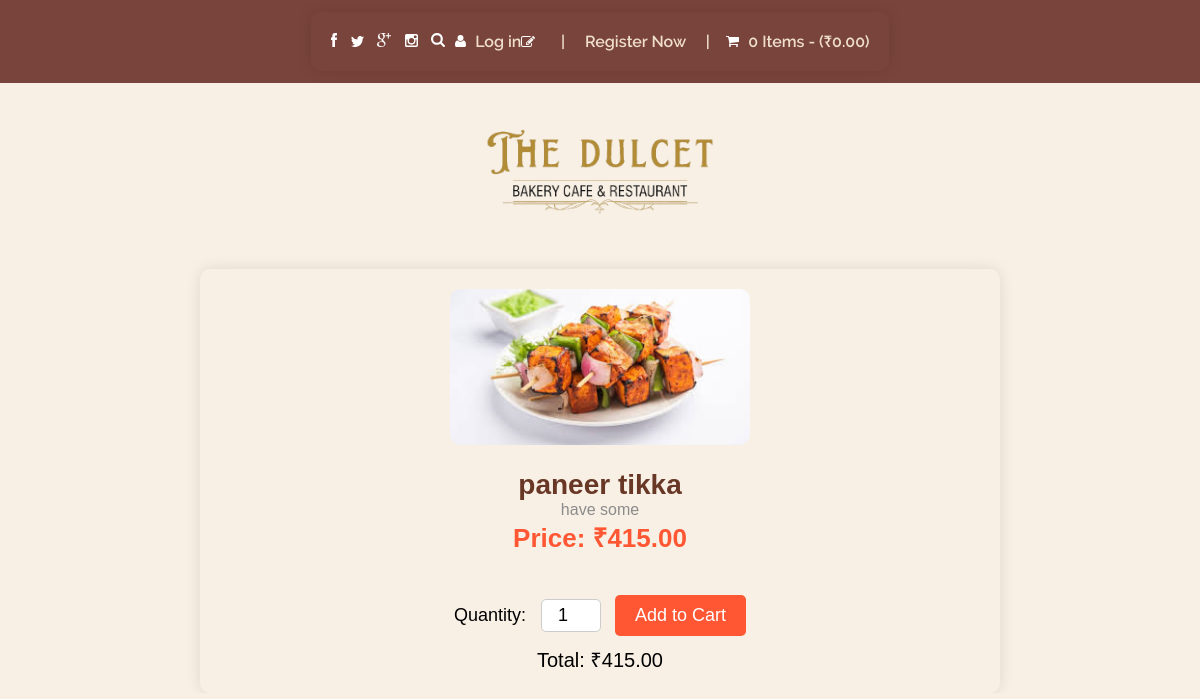
The app's page /about/dish/3/ with its own data.
### order/models.py (models this page shows, shortened)
class Dish(models.Model):
    menu = models.ForeignKey(Menu, related_name='dishes', on_delete=models.CASCADE)
    name = models.CharField(max_length=100)
    description = models.TextField()
    price = models.DecimalField(max_digits=6, decimal_places=2)
    is_available = models.BooleanField(default=True)
    image = models.ImageField(upload_to='dishes/',  default='dishes/noodles.png',  blank=True, null=True)

### order/views.py (the view, shortened to what this page needs)
# urls.py: path('about/dish/<int:dish_id>/', views.about_dish, name='about_dish'),
def about_dish(request, dish_id):
    dish = get_object_or_404(Dish, id=dish_id)
    if request.user.is_authenticated:
        cart, created = Cart.objects.get_or_create(user=request.user)
    else:
        cart = request.session.get('cart', {})
    context = {
        'dish': dish,
    }
    return render(request, 'about.html', context)

### templates/about.html (shortened to what this page needs)
{% load static %}
<!DOCTYPE html>
<html lang="en">
<head>
    <link rel="stylesheet" href="{% static 'css/dish.css' %}">
</head>
<body>
    <div class="site-content">
        <header class="topbar" style="width: 100%">
            <div class="container flex justify-between items-center" style="width: fit-content;">
                <div class="icons">
                    <a href="#"><img src="./icons/facebook.svg" alt=""></a>
                    <a href="#"><img src="./icons/twitter.svg" alt=""></a>
                    <a href="#"><img src="./icons/google.svg" alt=""></a>
                    <a href="#"><img src="./icons/instagram.svg" alt=""></a>
                    <a href="#"><img src="./icons/search.svg" alt=""></a>
                </div>
                <div class="auth flex items-center">
                    <div>
                        <img src="./icons/user-icon.svg" alt="">
                        {% if user.is_authenticated %}
                        <a href="/logout/">Logout</a>
                        {% else %}
                        <a href="{% url 'login'%}">Log in</a>
                        {% endif %}
                    </div>
                    <div>
                        <img src="./icons/edit.svg" alt="">
                        {% if user.is_authenticated %}
                        <span></span>
                        {% else %}
                        <span class="divider">|</span>
                        <a href="{% url 'signup'%}">Register Now</a>
                        <span class="divider">|</span>
                        {% endif %}
                    </div>
                    <div>
                        <img src="./icons/cart.svg" alt="">
                        <a href="{% url 'view_cart'%}">0 Items - (₹0.00)</a>
                    </div>
                </div>
            </div>
        </header>
    <div class="logo-container">
        <img src="{% static 'Images/name.png' %}" alt="The Dulcet Logo" class="logo-image">
    </div>
    <div class="container">
        <div class="product-image">
            <img src="{{ dish.image.url }}" alt="{{ dish.name }}">
        </div>
        <div class="product-details">
            <h1>{{ dish.name }}</h1>
            <p class="description">{{ dish.description }}</p>
            <p class="price" id="unit-price">Price: ₹{{ dish.price }}</p>
        </div>
        <form method="post" oninput="updatePrice()">
            <div class="order-section">
                <label for="quantity">Quantity:</label>
                <input type="number" name="quantity" id="quantity" value="1" min="1">
                <button type="submit">Add to Cart</button>
            </div>
            <div class="total-price">
                <p id="total-price">Total: ₹{{ dish.price }}</p>
            </div>
        </form>
    </div>
</body>
</html>

### static/css/dish.css (style rules this page uses)
body { font-family: Arial, sans-serif; margin: 0; padding: 0; background-color: #f8f3eb; }
.logo-container { text-align: center; margin-bottom: 20px; }
.logo-image { max-width: 100%; height: auto; width: 150px; }
:root { --primary:#79443b; --secondary:#232B38; --ternary:#6C6C6C; --danger:#FE4545; --pure:#EFDECD; --light:#EFDECD; --heaven:white; --footer:#79443b; }
* { padding:0; margin:0; box-sizing: border-box; }
body { -webkit-font-smoothing:antialiased; font-family: "Raleway-regular"; }
.container { width:100%; padding:o 15px; margin:0 auto; }
@media (min-width:576px) { .container { max-width:540px; } }
@media (min-width: 768px) { .container { max-width: 720px; } }
@media (min-width: 992px) { .container { max-width: 960px; } }
@media (min-width: 1200px) { .container { max-width: 1152px; } }
.site-content { width:100%; height:100%; overflow-x:auto; }
header.topbar { background:#79443b; color:var(--pure); font-family:"Raleway-semibold"; padding:0.75rem 0; }
header.topbar .auth > div a { color:var(--pure); text-decoration: none; }
header.topbar .icons a { margin-right:0.6rem; }
header.topbar .auth .divider { padding:0 1rem; }
header.topbar .auth > div img { margin-right:0.35rem; }
.flex { display:flex; }
.justify-between { justify-content: space-between; }
.items-center { align-items: center; }
header { padding-bottom: 10rem; }

### templates/about.html (style rules this page uses)
body { background-color: #F8F0E5; font-family: Arial, sans-serif; margin: 0; padding: 0; }
.container { max-width: 800px; margin: 0px auto; padding: 20px; text-align: center; border-radius: 10px; box-shadow: 0 0 15px rgba(0, 0, 0, 0.1); }
.product-image img { width: 100%; max-width: 300px; border-radius: 10px; margin-bottom: 20px; }
.product-details { margin-bottom: 20px; }
.product-details h1 { font-size: 28px; color: #693726; }
.product-details .description { font-size: 16px; color: #8B8B8B; }
.product-details .price { font-size: 26px; font-weight: bold; color: #FF5733; }
.order-section { display: inline-block; margin-top: 20px; }
.order-section label { font-size: 18px; margin-right: 10px; }
.order-section input { width: 60px; font-size: 18px; padding: 5px; text-align: center; margin-right: 10px; border: 1px solid #ccc; border-radius: 5px; }
.order-section button { background-color: #FF5733; color: white; border: none; padding: 10px 20px; font-size: 18px; cursor: pointer; border-radius: 5px; }
.total-price { font-size: 20px; margin-top: 10px; }
.logo-container { text-align: center; margin-bottom: 5px; }
.logo-image { max-width: 100%; height: auto; width: 250px; }

### records on screen
Dish: image (picture), name "paneer tikka", description "have some", price "415.00"
